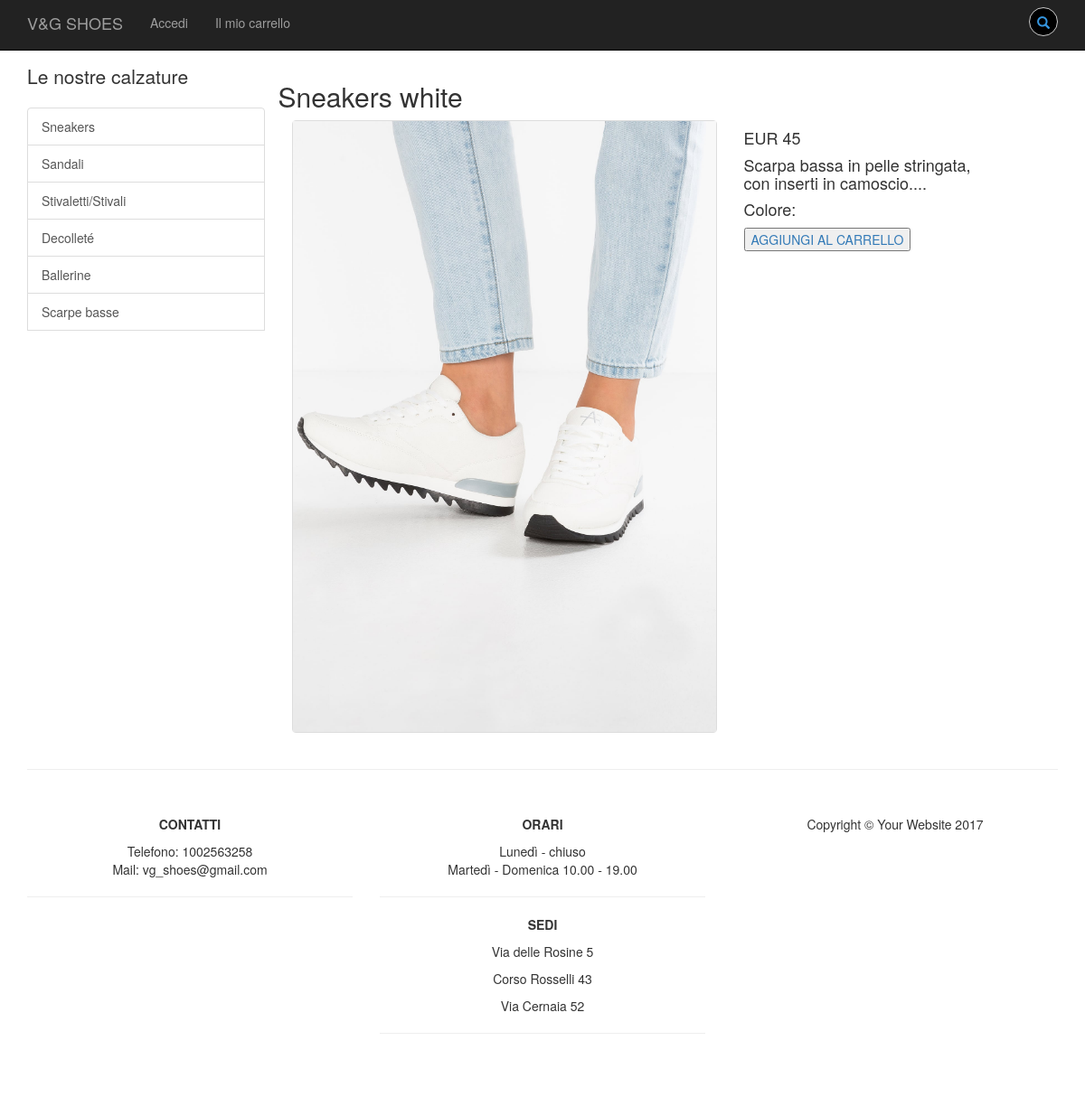
/V&G_dettaglioprodotto.php?id=1, run on the app's committed database.
### tables this page shows
CREATE TABLE `prodotti` (
  `cod_prodotto` int(11) NOT NULL AUTO_INCREMENT,
  `nome` varchar(45) NOT NULL,
  `categoria` varchar(45) NOT NULL,
  `descrizione` varchar(300) DEFAULT NULL,
  `taglia` varchar(3) NOT NULL,
  `colore` varchar(20) DEFAULT NULL,
  `prezzo` float NOT NULL,
  `immagine` varchar(45) NOT NULL,
  PRIMARY KEY (`cod_prodotto`),
  UNIQUE KEY `id_prodotti_UNIQUE` (`cod_prodotto`)
);

### V&G_dettaglioprodotto.php (the view, shortened to what this page needs)
<!DOCTYPE html>
<html lang="it">
<head>
    <link href="css/bootstrap.min.css" rel="stylesheet">
	<link href="css/bootstrap.css" rel="stylesheet">
    <link href="css/shop-homepage.css" rel="stylesheet">
</head>
<body>
	<?php
			if (isset($_REQUEST["id"])) {
			  $id_prodotto=$_REQUEST["id"];
			}
	?>
    <nav class="navbar navbar-inverse navbar-fixed-top" role="navigation">
        <div class="container">
            <div class="navbar-header">
                <a class="navbar-brand" href="V&G_HOME.html">V&G SHOES</a>
            </div>
            <div class="collapse navbar-collapse" id="bs-example-navbar-collapse-1">
                <ul class="nav navbar-nav">
                    <li>
                        <a href="login.php">Accedi</a>
                    </li>
                    <li>
                        <a href="V&G_carrello.html">Il mio carrello</a>
                    </li>
                </ul>
				<form action="" class="search-form">
                <div class="form-group has-feedback">
            		<input type="text" class="form-control" name="search" id="search" placeholder="search">
              		<span class="glyphicon glyphicon-search form-control-feedback"></span>
            	</div>
            </form>
        </div>
            </div>
    </nav>
    <div class="container">
        <div class="row">
            <div class="col-md-3">
                <p class="lead">Le nostre calzature</p>
                <div class="list-group">
                    <a href="V&G_sneakers.html" class="list-group-item">Sneakers</a>
                    <a href="V&G_sandali.html" class="list-group-item">Sandali</a>
                    <a href="V&G_stivali.html" class="list-group-item">Stivaletti/Stivali</a>
					<a href="V&G_decolletè.html" class="list-group-item">Decolleté</a>
                    <a href="V&G_ballerine.html" class="list-group-item">Ballerine</a>
                    <a href="V&G_scarpebasse.html" class="list-group-item">Scarpe basse</a>
                  </div>
            </div>
			<?php
							$db_host = "localhost";
							$db_user = "vagiu";
							$db_pass = "matec";
							$db_name = "shoes_shop";
							$conn = new mysqli($db_host, $db_user, $db_pass, $db_name);
							$query_prodotti = "SELECT cod_prodotto, nome, categoria, descrizione, prezzo, immagine FROM  shoes_shop.prodotti WHERE cod_prodotto='$id_prodotto' ";
							if (!($risultato = $conn->query($query_prodotti)))
							  die("Query sui prodotti fallita!");
							$i=1;
							while ($riga = $risultato->fetch_assoc()) {
							  $id=$riga["cod_prodotto"];
							  $nome = $riga["nome"];
							  $descrizione=substr($riga["descrizione"],0,100)."...";
							  $prezzo=$riga["prezzo"];
							  $immagine=$riga["immagine"];
							  if ($i==1) {
								echo "<div class='row'>";
							  }
								  echo "<h2>$nome</h2>";
									echo "<div class=\"col-md-5\">";
									  echo "<div class=\"thumbnail\">";
									  echo "<img src=\"$immagine\">";
								  echo "</div>";
								  echo "</div>";
									  echo "<div class=\"col-md-3\">";
									  echo "<h4>EUR $prezzo</h4>";
									  echo "<h4>$descrizione</h4>";
									  echo "<h4>Colore: $colore</h4>";
									echo "<a href='aggiungicarrello.php?id=$id'><button>AGGIUNGI AL CARRELLO</button></a>";
									echo "</div>";
								  echo "</div>";
							  if ($i==3) {
								echo "</div>";
								$i=1;
							  } else {
								$i++;
							  }
							}
							if ($i!=1) {
							  echo "</div>";
							}
							?>
		</div>
	   <div class="container">
        <hr>
        <footer>
            <div class="row">
				<div class="col-sm-4 col-xs-12">
                    <p><strong>CONTATTI</strong></p>
                    <p>Telefono: 1002563258<br>
                    Mail: vg_shoes@gmail.com</p>
					<hr>
                </div>
				<div class="col-sm-4 col-xs-12">
                    <p><strong>ORARI</strong></p>
					<p>Lunedì - chiuso <br>
                    Martedì - Domenica 10.00 - 19.00</p>
					<hr>
					<p><strong>SEDI</strong></p>
                    <p>Via delle Rosine 5</p>
                    <p>Corso Rosselli 43</p>
                    <p>Via Cernaia 52</p>
                    <hr>
                </div>
				<div class="col-sm-4 col-xs-12">
                    <p>Copyright &copy; Your Website 2017</p>
                </div>
            </div>
        </footer>
    </div>
</body>
</html>

### css/shop-homepage.css (style rules this page uses)
body { padding-top: 70px; }
.search-form { margin-top:8px; }
.search-form .form-group { float: right !important; transition: all 0.35s, border-radius 0s; width: 32px; height: 32px; background-color: #000; box-shadow: 0 1px 1px rgba(0, 0, 0, 0.075) inset; border-radius: 25px; border: 1px solid #ccc; }
.search-form .form-group input.form-control { padding-right: 20px; border: 0 none; background: transparent; box-shadow: none; display:block; }
.search-form .form-group span.form-control-feedback { position: absolute; top: -1px; right: -2px; z-index: 2; display: block; width: 34px; height: 34px; line-height: 34px; text-align: center; color: #3596e0; left: initial; font-size: 14px; }
.thumbnail img { width: 100%; }
.thumbnail { padding: 0; }
footer { margin: 50px 0; text-align:center; }

### data on the page
prodotti: nome "Sneakers white", immagine (picture), prezzo "45", descrizione "Scarpa bassa in pelle stringata, con inserti in camoscio...."
